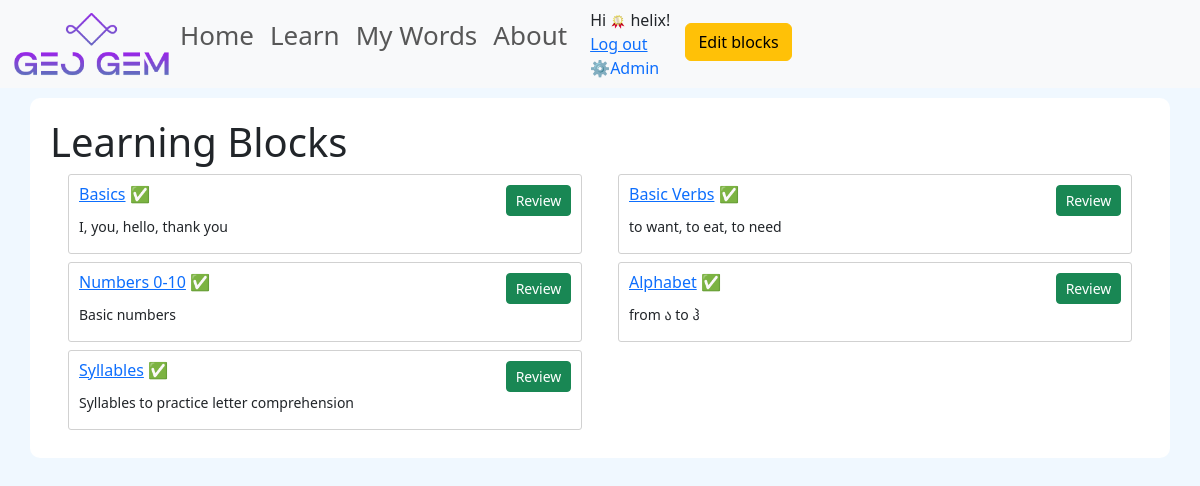
The app's page /learn/ (signed in), older data.
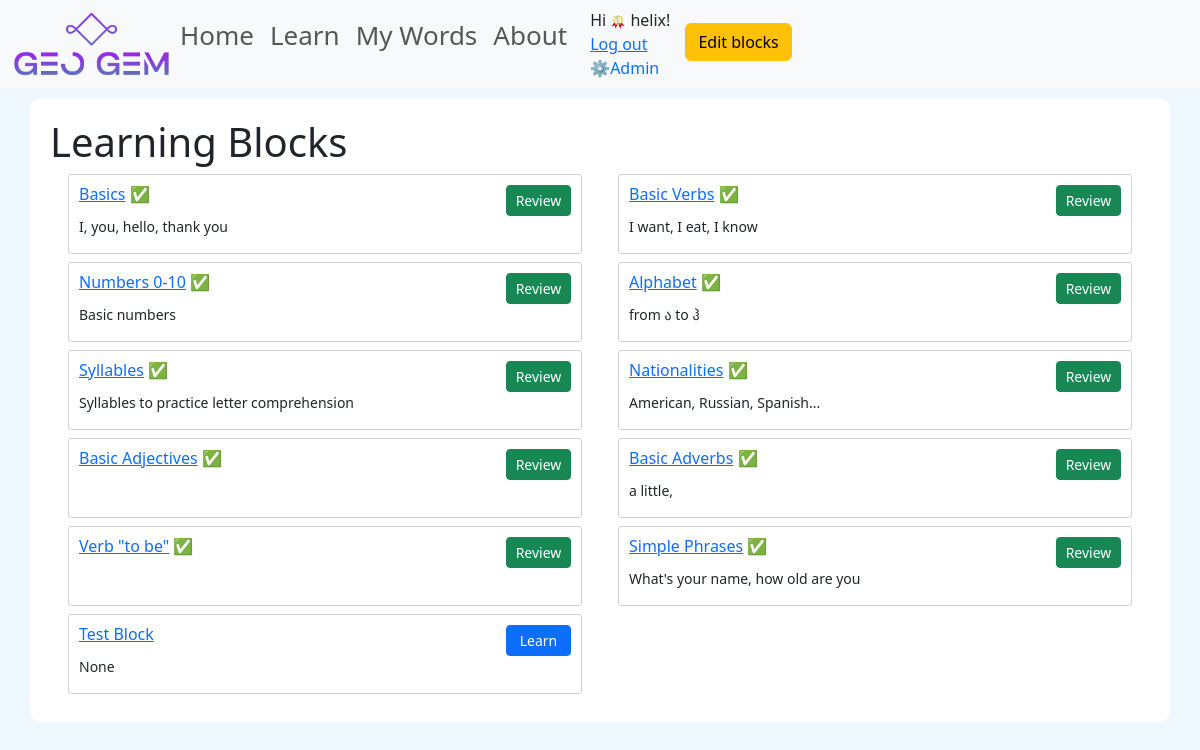
The same page, newer data.
### word_bank/models.py (models this page shows, shortened)
class Block(models.Model):
    name = models.CharField(max_length=100)
    slug = models.SlugField(unique=True, blank=True, null=True)
    description = models.TextField(blank=True, null=True)
    theory = models.TextField(blank=True, null=True)
    added_at = models.DateTimeField(auto_now_add=True)
    updated_at = models.DateTimeField(auto_now=True)
    def is_fully_learned(self, user):
        if user.is_authenticated:
            block_words = WordInfo.objects.filter(blocks=self)
            block_user_words = UserWord.objects.filter(word__blocks=self, user=user)
            return len(block_words) == len(block_user_words)
        return False

### word_bank/views.py (the view)
# urls.py: path('', BlockListView.as_view(), name='learn'),
class BlockListView(ListView):
    template_name = 'word_bank/learn.html'
    model = Block
    def get_context_data(self, **kwargs):
        context = super().get_context_data(**kwargs)
        user = self.request.user
        blocks = context['object_list']
        block_fully_learned_list = [block.is_fully_learned(user) for block in blocks]
        context['block_list'] = zip(blocks, block_fully_learned_list)
        return context

### templates/word_bank/learn.html (shortened to what this page needs)
{% extends "base.html" %}
{% block content %}
<div class="container-md" style="margin-top: 10px; padding: 20px; border-radius: 10px; background-color: white;">
  <h1 class="display-6">Learning Blocks</h1>
  <div class="row" style="margin: 0 auto;">
    {% for block, block_fully_learned in block_list %}
    <div class="col-lg-6 col-xs-12">
      <div class="card-deck mb-1 text-center">
        <div class="card mb-4 box-shadow" style="margin-bottom: 0.5rem !important; height: 80px;">
          <div class="card-body" style="padding: 10px;">
            <div class="row">
              <div class="col" style="text-align: left;">
                <h6 class="card-title" style="margin-bottom: 0;"><a href="{% url 'block_detail' slug=block.slug %}">{{ block.name }}</a>
                  {% if block_fully_learned %}
                    &#x2705;
                  {% endif %}
                </h6>
              </div>
              <div class="col-4" style="text-align: right;">
                {% if not user.is_authenticated %}
                  <form id="form" action="{% url 'quiz_multi_choice' %}" method="POST">
                    {% csrf_token %}
                    <input type="hidden" value="{{ block.slug }}" name="learning_block">
                    <input type='submit' class="btn btn-primary btn-sm" value="Quiz" style="min-width: 65px;">
                  </form>
                {% elif block_fully_learned %}
                  <form id="form" action="{% url 'quiz_review' %}" method="POST">
                    <input type='submit' class="btn btn-success btn-sm" value="Review" style="min-width: 65px;">
                  </form>
                {% else %}
                  <form id="form" action="{% url 'quiz_learn' %}" method="POST">
                    <input type='submit' class="btn btn-primary btn-sm" value="Learn" style="min-width: 65px;">
                  </form>
                {% endif %}
              </div>
            </div>
            <div class="row">
              <p class="card-text" style="text-align: left;">{{ block.description }}</p>
            </div>
          </div>
        </div>
      </div>
    </div>
    {% endfor %}
  </div>
</div>
{% endblock %}

Row changes from the older to the newer data that the page shows:
changed Block "Basic Verbs": description "to want, to eat, to need" → "I want, I eat, I know"
added Block: name "Nationalities", description "American, Russian, Spanish..."
added Block: name "Basic Adjectives"
added Block: name "Basic Adverbs", description "a little,"
added Block: name "Verb \"to be\""
added Block: name "Simple Phrases", description "What's your name, how old are you"
added Block: name "Test Block", description "None"
